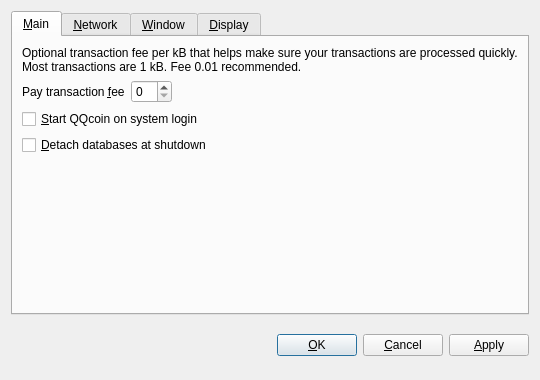
<?xml version="1.0" encoding="UTF-8"?>
<ui version="4.0">
 <class>OptionsDialog</class>
 <widget class="QDialog" name="OptionsDialog">
  <property name="geometry">
   <rect>
    <x>0</x>
    <y>0</y>
    <width>540</width>
    <height>380</height>
   </rect>
  </property>
  <property name="windowTitle">
   <string>Options</string>
  </property>
  <property name="modal">
   <bool>true</bool>
  </property>
  <layout class="QVBoxLayout" name="verticalLayout">
   <item>
    <widget class="QTabWidget" name="tabWidget">
     <property name="tabPosition">
      <enum>QTabWidget::North</enum>
     </property>
     <property name="currentIndex">
      <number>0</number>
     </property>
     <widget class="QWidget" name="tabMain">
      <attribute name="title">
       <string>&amp;Main</string>
      </attribute>
      <layout class="QVBoxLayout" name="verticalLayout_Main">
       <item>
        <widget class="QLabel" name="transactionFeeInfoLabel">
         <property name="text">
          <string>Optional transaction fee per kB that helps make sure your transactions are processed quickly. Most transactions are 1 kB. Fee 0.01 recommended.</string>
         </property>
         <property name="textFormat">
          <enum>Qt::PlainText</enum>
         </property>
         <property name="wordWrap">
          <bool>true</bool>
         </property>
        </widget>
       </item>
       <item>
        <layout class="QHBoxLayout" name="horizontalLayout_Main">
         <item>
          <widget class="QLabel" name="transactionFeeLabel">
           <property name="text">
            <string>Pay transaction &amp;fee</string>
           </property>
           <property name="textFormat">
            <enum>Qt::PlainText</enum>
           </property>
           <property name="buddy">
            <cstring>transactionFee</cstring>
           </property>
          </widget>
         </item>
         <item>
          <widget class="BitcoinAmountField" name="transactionFee"/>
         </item>
         <item>
          <spacer name="horizontalSpacer_Main">
           <property name="orientation">
            <enum>Qt::Horizontal</enum>
           </property>
           <property name="sizeHint" stdset="0">
            <size>
             <width>40</width>
             <height>20</height>
            </size>
           </property>
          </spacer>
         </item>
        </layout>
       </item>
       <item>
        <widget class="QCheckBox" name="bitcoinAtStartup">
         <property name="toolTip">
          <string>Automatically start QQcoin after logging in to the system.</string>
         </property>
         <property name="text">
          <string>&amp;Start QQcoin on system login</string>
         </property>
        </widget>
       </item>
       <item>
        <widget class="QCheckBox" name="detachDatabases">
         <property name="toolTip">
          <string>Detach block and address databases at shutdown. This means they can be moved to another data directory, but it slows down shutdown. The wallet is always detached.</string>
         </property>
         <property name="text">
          <string>&amp;Detach databases at shutdown</string>
         </property>
        </widget>
       </item>
       <item>
        <spacer name="verticalSpacer_Main">
         <property name="orientation">
          <enum>Qt::Vertical</enum>
         </property>
         <property name="sizeHint" stdset="0">
          <size>
           <width>20</width>
           <height>40</height>
          </size>
         </property>
        </spacer>
       </item>
      </layout>
     </widget>
     <widget class="QWidget" name="tabNetwork">
      <attribute name="title">
       <string>&amp;Network</string>
      </attribute>
      <layout class="QVBoxLayout" name="verticalLayout_Network">
       <item>
        <widget class="QCheckBox" name="mapPortUpnp">
         <property name="toolTip">
          <string>Automatically open the QQcoin client port on the router. This only works when your router supports UPnP and it is enabled.</string>
         </property>
         <property name="text">
          <string>Map port using &amp;UPnP</string>
         </property>
        </widget>
       </item>
       <item>
        <widget class="QCheckBox" name="connectSocks">
         <property name="toolTip">
          <string>Connect to the QQcoin network through a SOCKS proxy (e.g. when connecting through Tor).</string>
         </property>
         <property name="text">
          <string>&amp;Connect through SOCKS proxy:</string>
         </property>
        </widget>
       </item>
       <item>
        <layout class="QHBoxLayout" name="horizontalLayout_Network">
         <item>
          <widget class="QLabel" name="proxyIpLabel">
           <property name="text">
            <string>Proxy &amp;IP:</string>
           </property>
           <property name="textFormat">
            <enum>Qt::PlainText</enum>
           </property>
           <property name="buddy">
            <cstring>proxyIp</cstring>
           </property>
          </widget>
         </item>
         <item>
          <widget class="QValidatedLineEdit" name="proxyIp">
           <property name="maximumSize">
            <size>
             <width>140</width>
             <height>16777215</height>
            </size>
           </property>
           <property name="toolTip">
            <string>IP address of the proxy (e.g. 127.0.0.1)</string>
           </property>
          </widget>
         </item>
         <item>
          <widget class="QLabel" name="proxyPortLabel">
           <property name="text">
            <string>&amp;Port:</string>
           </property>
           <property name="textFormat">
            <enum>Qt::PlainText</enum>
           </property>
           <property name="buddy">
            <cstring>proxyPort</cstring>
           </property>
          </widget>
         </item>
         <item>
          <widget class="QLineEdit" name="proxyPort">
           <property name="maximumSize">
            <size>
             <width>55</width>
             <height>16777215</height>
            </size>
           </property>
           <property name="toolTip">
            <string>Port of the proxy (e.g. 9050)</string>
           </property>
          </widget>
         </item>
         <item>
          <widget class="QLabel" name="socksVersionLabel">
           <property name="text">
            <string>SOCKS &amp;Version:</string>
           </property>
           <property name="textFormat">
            <enum>Qt::PlainText</enum>
           </property>
           <property name="buddy">
            <cstring>socksVersion</cstring>
           </property>
          </widget>
         </item>
         <item>
          <widget class="QValueComboBox" name="socksVersion">
           <property name="toolTip">
            <string>SOCKS version of the proxy (e.g. 5)</string>
           </property>
          </widget>
         </item>
         <item>
          <spacer name="horizontalSpacer_Network">
           <property name="orientation">
            <enum>Qt::Horizontal</enum>
           </property>
           <property name="sizeHint" stdset="0">
            <size>
             <width>40</width>
             <height>20</height>
            </size>
           </property>
          </spacer>
         </item>
        </layout>
       </item>
       <item>
        <spacer name="verticalSpacer_Network">
         <property name="orientation">
          <enum>Qt::Vertical</enum>
         </property>
         <property name="sizeHint" stdset="0">
          <size>
           <width>20</width>
           <height>40</height>
          </size>
         </property>
        </spacer>
       </item>
      </layout>
     </widget>
     <widget class="QWidget" name="tabWindow">
      <attribute name="title">
       <string>&amp;Window</string>
      </attribute>
      <layout class="QVBoxLayout" name="verticalLayout_Window">
       <item>
        <widget class="QCheckBox" name="minimizeToTray">
         <property name="toolTip">
          <string>Show only a tray icon after minimizing the window.</string>
         </property>
         <property name="text">
          <string>&amp;Minimize to the tray instead of the taskbar</string>
         </property>
        </widget>
       </item>
       <item>
        <widget class="QCheckBox" name="minimizeOnClose">
         <property name="toolTip">
          <string>Minimize instead of exit the application when the window is closed. When this option is enabled, the application will be closed only after selecting Quit in the menu.</string>
         </property>
         <property name="text">
          <string>M&amp;inimize on close</string>
         </property>
        </widget>
       </item>
       <item>
        <spacer name="verticalSpacer_Window">
         <property name="orientation">
          <enum>Qt::Vertical</enum>
         </property>
         <property name="sizeHint" stdset="0">
          <size>
           <width>20</width>
           <height>40</height>
          </size>
         </property>
        </spacer>
       </item>
      </layout>
     </widget>
     <widget class="QWidget" name="tabDisplay">
      <attribute name="title">
       <string>&amp;Display</string>
      </attribute>
      <layout class="QVBoxLayout" name="verticalLayout_Display">
       <item>
        <layout class="QHBoxLayout" name="horizontalLayout_1_Display">
         <item>
          <widget class="QLabel" name="langLabel">
           <property name="text">
            <string>User Interface &amp;language:</string>
           </property>
           <property name="textFormat">
            <enum>Qt::PlainText</enum>
           </property>
           <property name="buddy">
            <cstring>lang</cstring>
           </property>
          </widget>
         </item>
         <item>
          <widget class="QValueComboBox" name="lang">
           <property name="toolTip">
            <string>The user interface language can be set here. This setting will take effect after restarting QQcoin.</string>
           </property>
          </widget>
         </item>
        </layout>
       </item>
       <item>
        <layout class="QHBoxLayout" name="horizontalLayout_2_Display">
         <item>
          <widget class="QLabel" name="unitLabel">
           <property name="text">
            <string>&amp;Unit to show amounts in:</string>
           </property>
           <property name="textFormat">
            <enum>Qt::PlainText</enum>
           </property>
           <property name="buddy">
            <cstring>unit</cstring>
           </property>
          </widget>
         </item>
         <item>
          <widget class="QValueComboBox" name="unit">
           <property name="toolTip">
            <string>Choose the default subdivision unit to show in the interface and when sending coins.</string>
           </property>
          </widget>
         </item>
        </layout>
       </item>
       <item>
        <widget class="QCheckBox" name="displayAddresses">
         <property name="toolTip">
          <string>Whether to show QQcoin addresses in the transaction list or not.</string>
         </property>
         <property name="text">
          <string>&amp;Display addresses in transaction list</string>
         </property>
        </widget>
       </item>
       <item>
        <spacer name="verticalSpacer_Display">
         <property name="orientation">
          <enum>Qt::Vertical</enum>
         </property>
         <property name="sizeHint" stdset="0">
          <size>
           <width>20</width>
           <height>40</height>
          </size>
         </property>
        </spacer>
       </item>
      </layout>
     </widget>
    </widget>
   </item>
   <item>
    <layout class="QHBoxLayout" name="horizontalLayout_Buttons">
     <item>
      <spacer name="horizontalSpacer_1">
       <property name="orientation">
        <enum>Qt::Horizontal</enum>
       </property>
       <property name="sizeHint" stdset="0">
        <size>
         <width>40</width>
         <height>48</height>
        </size>
       </property>
      </spacer>
     </item>
     <item>
      <widget class="QLabel" name="statusLabel">
       <property name="font">
        <font>
         <weight>75</weight>
         <bold>true</bold>
        </font>
       </property>
       <property name="text">
        <string/>
       </property>
       <property name="textFormat">
        <enum>Qt::PlainText</enum>
       </property>
       <property name="wordWrap">
        <bool>true</bool>
       </property>
      </widget>
     </item>
     <item>
      <spacer name="horizontalSpacer_2">
       <property name="orientation">
        <enum>Qt::Horizontal</enum>
       </property>
       <property name="sizeHint" stdset="0">
        <size>
         <width>40</width>
         <height>48</height>
        </size>
       </property>
      </spacer>
     </item>
     <item>
      <widget class="QPushButton" name="okButton">
       <property name="text">
        <string>&amp;OK</string>
       </property>
      </widget>
     </item>
     <item>
      <widget class="QPushButton" name="cancelButton">
       <property name="text">
        <string>&amp;Cancel</string>
       </property>
       <property name="autoDefault">
        <bool>false</bool>
       </property>
      </widget>
     </item>
     <item>
      <widget class="QPushButton" name="applyButton">
       <property name="text">
        <string>&amp;Apply</string>
       </property>
       <property name="autoDefault">
        <bool>false</bool>
       </property>
      </widget>
     </item>
    </layout>
   </item>
  </layout>
 </widget>
 <customwidgets>
  <customwidget>
   <class>BitcoinAmountField</class>
   <extends>QSpinBox</extends>
   <header>bitcoinamountfield.h</header>
  </customwidget>
  <customwidget>
   <class>QValueComboBox</class>
   <extends>QComboBox</extends>
   <header>qvaluecombobox.h</header>
  </customwidget>
  <customwidget>
   <class>QValidatedLineEdit</class>
   <extends>QLineEdit</extends>
   <header>qvalidatedlineedit.h</header>
  </customwidget>
 </customwidgets>
 <resources/>
 <connections/>
</ui>
